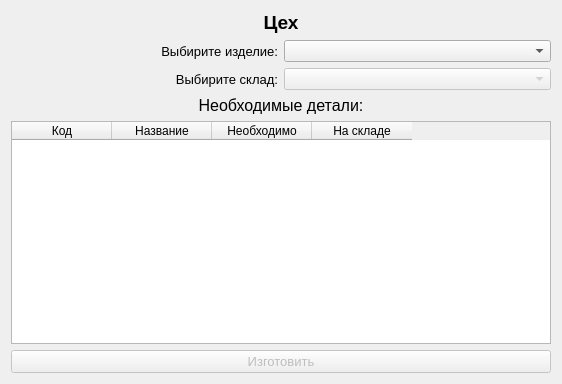
<?xml version="1.0" encoding="UTF-8"?>
<ui version="4.0">
 <class>createProduct</class>
 <widget class="QDialog" name="createProduct">
  <property name="geometry">
   <rect>
    <x>0</x>
    <y>0</y>
    <width>562</width>
    <height>384</height>
   </rect>
  </property>
  <property name="windowTitle">
   <string>Цех</string>
  </property>
  <layout class="QVBoxLayout" name="verticalLayout">
   <item>
    <widget class="QLabel" name="label_3">
     <property name="font">
      <font>
       <pointsize>14</pointsize>
       <weight>75</weight>
       <bold>true</bold>
      </font>
     </property>
     <property name="layoutDirection">
      <enum>Qt::LeftToRight</enum>
     </property>
     <property name="text">
      <string>Цех</string>
     </property>
     <property name="alignment">
      <set>Qt::AlignCenter</set>
     </property>
    </widget>
   </item>
   <item>
    <layout class="QHBoxLayout" name="horizontalLayout">
     <item>
      <widget class="QLabel" name="label">
       <property name="font">
        <font>
         <pointsize>10</pointsize>
        </font>
       </property>
       <property name="text">
        <string>Выбирите изделие:</string>
       </property>
       <property name="alignment">
        <set>Qt::AlignRight|Qt::AlignTrailing|Qt::AlignVCenter</set>
       </property>
      </widget>
     </item>
     <item>
      <widget class="QComboBox" name="comboBox"/>
     </item>
    </layout>
   </item>
   <item>
    <layout class="QHBoxLayout" name="horizontalLayout_2">
     <item>
      <widget class="QLabel" name="label_4">
       <property name="font">
        <font>
         <pointsize>10</pointsize>
        </font>
       </property>
       <property name="text">
        <string>Выбирите склад:</string>
       </property>
       <property name="alignment">
        <set>Qt::AlignRight|Qt::AlignTrailing|Qt::AlignVCenter</set>
       </property>
      </widget>
     </item>
     <item>
      <widget class="QComboBox" name="comboSt">
       <property name="enabled">
        <bool>false</bool>
       </property>
      </widget>
     </item>
    </layout>
   </item>
   <item>
    <widget class="QLabel" name="label_2">
     <property name="font">
      <font>
       <pointsize>12</pointsize>
      </font>
     </property>
     <property name="text">
      <string>Необходимые детали:</string>
     </property>
     <property name="alignment">
      <set>Qt::AlignCenter</set>
     </property>
    </widget>
   </item>
   <item>
    <widget class="QTableWidget" name="tableWidget">
     <column>
      <property name="text">
       <string>Код</string>
      </property>
     </column>
     <column>
      <property name="text">
       <string>Название</string>
      </property>
     </column>
     <column>
      <property name="text">
       <string>Необходимо</string>
      </property>
     </column>
     <column>
      <property name="text">
       <string>На складе</string>
      </property>
     </column>
    </widget>
   </item>
   <item>
    <widget class="QPushButton" name="pushButton">
     <property name="enabled">
      <bool>false</bool>
     </property>
     <property name="font">
      <font>
       <pointsize>10</pointsize>
      </font>
     </property>
     <property name="text">
      <string>Изготовить</string>
     </property>
    </widget>
   </item>
  </layout>
 </widget>
 <resources/>
 <connections/>
</ui>
